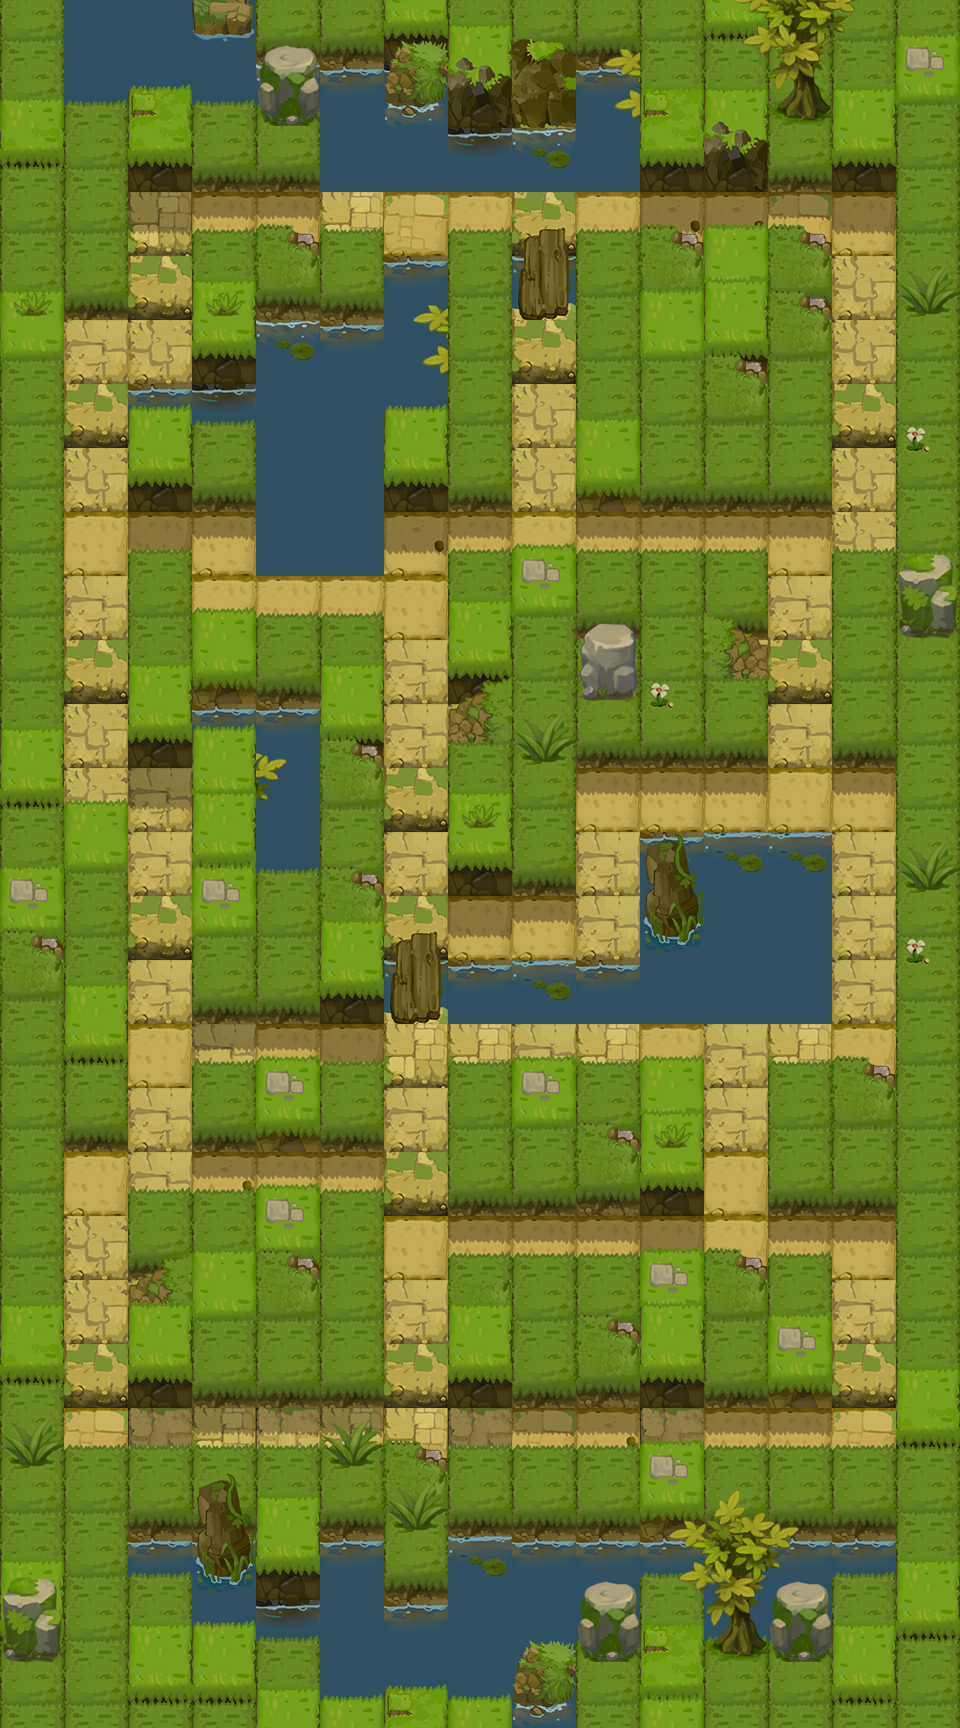

Tiled map render using the project's own tile images. Description and the map definition, with tile-layer contents summarised, below:
An orthogonal 15x27 tile map with 64x64 px tiles, 7 tile layers (background, background_top, block, block_top, ...), 4 tilesets and 8 objects (5x monster, move_3, move_2, move_1).

<map version="1.2" tiledversion="1.2.2" orientation="orthogonal" renderorder="left-down" width="15" height="27" tilewidth="64" tileheight="64" infinite="0" nextlayerid="52" nextobjectid="208">
 <tileset firstgid="1" name="hilly_block_1" tilewidth="64" tileheight="64" tilecount="64" columns="8">
  <image source="img/hilly_block_1.png" width="512" height="512" />
 </tileset>
 <tileset firstgid="65" name="diamond" tilewidth="64" tileheight="64" tilecount="64" columns="8">
  <image source="img/diamond.png" width="512" height="512" />
 </tileset>
 <tileset firstgid="129" name="hilly_bg_1" tilewidth="64" tileheight="64" tilecount="64" columns="8">
  <image source="img/hilly_bg_1.png" width="512" height="512" />
 </tileset>
 <tileset firstgid="193" name="hilly_top_1" tilewidth="64" tileheight="64" tilecount="64" columns="8">
  <image source="img/hilly_top_1.png" width="512" height="512" />
 </tileset>
 <layer id="43" name="background" width="15" height="27">
  <data>[405 cells, 405 non-empty, 10 distinct tile ids]</data>
 </layer>
 <layer id="51" name="background_top" width="15" height="27">
  <data>[405 cells, 44 non-empty, 2 distinct tile ids]</data>
 </layer>
 <layer id="44" name="block" width="15" height="27">
  <data>[405 cells, 286 non-empty, 16 distinct tile ids]</data>
 </layer>
 <layer id="50" name="block_top" width="15" height="27">
  <data>[405 cells, 169 non-empty, 11 distinct tile ids]</data>
 </layer>
 <layer id="45" name="diamond" width="15" height="27">
  <data>[405 cells, 52 non-empty, 1 distinct tile ids]</data>
 </layer>
 <objectgroup color="#ffaaff" id="46" name="trigger" visible="0" />
 <objectgroup color="#ff0000" id="47" name="monster" visible="0">
  <object id="203" name="monster" x="128" y="768" width="64" height="64">
   <properties>
    <property name="Direction_Arr" value="0" />
    <property name="ID_Arr" value="102" />
    <property name="Interval" type="int" value="5000" />
    <property name="Move_Arr" value="0" />
    <property name="Order" type="int" value="1" />
    <property name="Time" type="int" value="0" />
   </properties>
  </object>
  <object id="204" name="monster" x="832" y="320" width="64" height="64">
   <properties>
    <property name="Direction_Arr" value="0" />
    <property name="ID_Arr" value="102" />
    <property name="Interval" type="int" value="5000" />
    <property name="Move_Arr" value="0" />
    <property name="Order" type="int" value="1" />
    <property name="Time" type="int" value="0" />
   </properties>
  </object>
  <object id="205" name="monster" x="448" y="192" width="64" height="64">
   <properties>
    <property name="Direction_Arr" value="0" />
    <property name="ID_Arr" value="102" />
    <property name="Interval" type="int" value="5000" />
    <property name="Move_Arr" value="0" />
    <property name="Order" type="int" value="1" />
    <property name="Time" type="int" value="0" />
   </properties>
  </object>
  <object id="206" name="monster" x="768" y="768" width="64" height="64">
   <properties>
    <property name="Direction_Arr" value="0" />
    <property name="ID_Arr" value="102" />
    <property name="Interval" type="int" value="5000" />
    <property name="Move_Arr" value="0" />
    <property name="Order" type="int" value="1" />
    <property name="Time" type="int" value="0" />
   </properties>
  </object>
  <object id="207" name="monster" x="512" y="512" width="64" height="64">
   <properties>
    <property name="Direction_Arr" value="0" />
    <property name="ID_Arr" value="201" />
    <property name="Interval" type="int" value="5000" />
    <property name="Move_Arr" value="0" />
    <property name="Order" type="int" value="1" />
    <property name="Time" type="int" value="0" />
   </properties>
  </object>
 </objectgroup>
 <objectgroup color="#00ff00" id="48" name="player" visible="0">
  <object id="110" name="move_3" x="512" y="1408" width="64" height="64" />
  <object id="109" name="move_2" x="512" y="1408" width="64" height="64" />
  <object id="107" name="move_1" x="512" y="1408" width="64" height="64" />
 </objectgroup>
 <layer id="49" name="all_top_1" width="15" height="27">
  <data>[405 cells, 63 non-empty, 13 distinct tile ids]</data>
 </layer>
 <layer id="52" name="all_top_2" width="15" height="27">
  <data>[405 cells, 40 non-empty, 22 distinct tile ids]</data>
 </layer>
</map>
